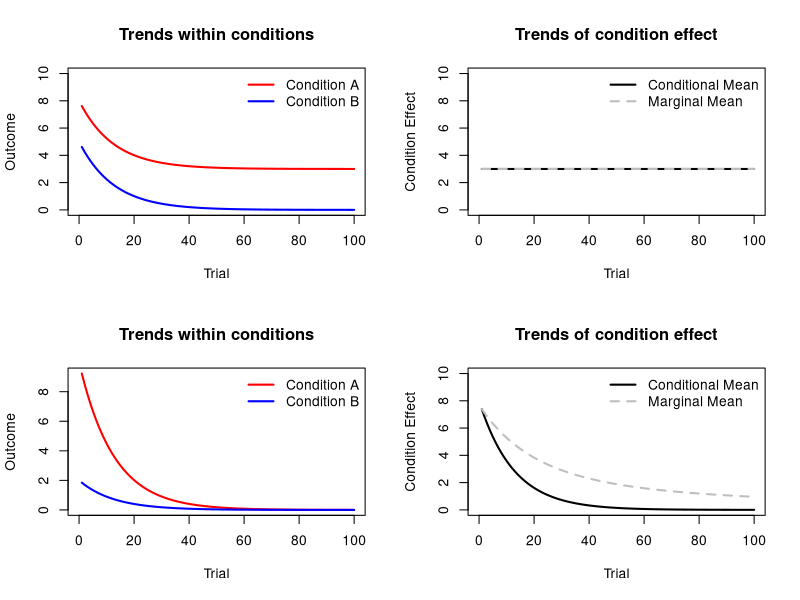

This chart was generated by the following R code:
pdf(file = "Figure4.pdf", width = 8, height = 6)

par(mfrow = c(2,2))


time <- 1:100
condition1 <- exp(-time/10*0.8)*5+3 
condition2 <- exp(-time/10*0.8)*5
diff <- condition1 - condition2
plot(time, condition1, 
     type = "l", 
     col = "red", 
     lwd = 2, 
     xlim = c(0,100),
     ylim = c(0,10),
     ylab = "Outcome",
     xlab = "Trial",
     main = "Trends within conditions")
lines(time, condition2, col = "blue", lwd = 2)

legend("topright", col = c("red", "blue"), lty = 1, lwd = 2, legend = c("Condition A", "Condition B"), bty = "n")


plot(time, diff, 
     type = "l", 
     col = "black", 
     lwd = 2, 
     xlim = c(0,100),
     ylim = c(0,10),
     ylab = "Condition Effect",
     xlab = "Trial",
     main = "Trends of condition effect")



cum_mean <- (cumsum(condition1) - cumsum(condition2))/cummax(time)
lines(time, cum_mean, lwd = 2, lty = 2, col = "gray")

legend("topright", lty = 1:2, lwd = 2, col = c("black", "gray"), legend = c("Conditional Mean", "Marginal Mean"), bty = "n")




time <- 1:100
condition1 <- exp(-time/10*0.8)*10 
condition2 <- exp(-time/10*0.8)*2
diff <- condition1 - condition2
plot(time, condition1, 
     type = "l", 
     col = "red", 
     lwd = 2, 
     xlim = c(0,100),
     ylab = "Outcome",
     xlab = "Trial",
     main = "Trends within conditions")
lines(time, condition2, col = "blue", lwd = 2)
legend("topright", col = c("red", "blue"), lty = 1, lwd = 2, legend = c("Condition A", "Condition B"), bty = "n")


plot(time, diff, 
     type = "l", 
     col = "black", 
     lwd = 2, 
     xlim = c(0,100),
     ylim = c(0,10),
     ylab = "Condition Effect",
     xlab = "Trial",
     main = "Trends of condition effect")

cum_mean <- (cumsum(condition1) - cumsum(condition2))/cummax(time)
lines(time, cum_mean, lwd = 2, lty = 2, col = "gray")

legend("topright", lty = 1:2, lwd = 2, col = c("black", "gray"), legend = c("Conditional Mean", "Marginal Mean"), bty = "n")

dev.off()